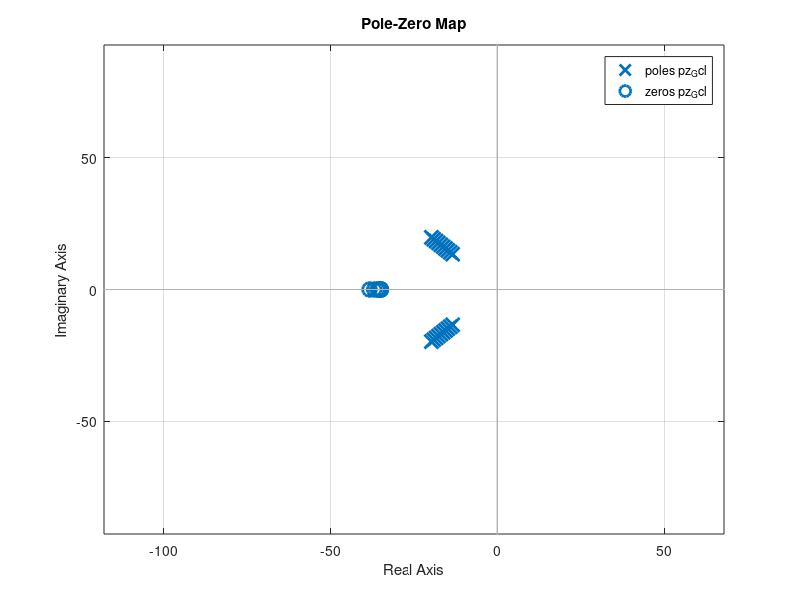

Reproduce this figure in MATLAB.
% subject: Digital control and signal Processing
% title: Linearization

clc;
clear all;
close all;

Ts      = 0.005;    %[sec]
Tf      = 2;        %[sec]
time    = 0:Ts:Tf;

s       = tf('s');

% motor property
Km          = 1     ;   % [rad/(sec*V)]
Time_const  = 0.0573;   % [sec]

Gm          = Km / (Time_const*s + 1); % Motor bandwidth 2.7723 [Hz]

%==========================================================================
% W_cl iteration for getting insight
%==========================================================================
% 1. Closed loop Values -> 3rd order system
Zeta_cl     = 1/sqrt(2);    % [-]
figure(1); hold on;
for iter = 1:1:10
    W_cl        = 18 + iter;         % [rad/s]
    
    % 2. tf of Gc
    Kp          = (2*W_cl*Zeta_cl*Time_const - 1)/Km; % [-]
    Ki          = (Time_const/Km)*W_cl^2;             % [V/rad] 
    Gc          = Kp+Ki/s;
    
    % 3. System tf
    Go              = Gc*Gm;
    Gcl             = Go/(1+Go);
    
    % 4. Margin
    [GM, PM, ~, ~]  = margin(Go);
    GM_dB = 20 * log10(GM);

    % 5. Pzmap
    pz_label = sprintf('W_{cl}:%.2f[rad/s], GM: %.2f dB, PM: %.2f^o', W_cl, GM_dB, PM);
    pz_Gcl = minreal(Gcl);
    pz_Gcl.Name = pz_label;
    pzmap(pz_Gcl);
    legend;

end
hold off;

%==========================================================================
% Simulink Values
%==========================================================================
W_cl        = 23;         % [rad/s]
    
% 2. tf of Gc
Kp          = (2*W_cl*Zeta_cl*Time_const - 1)/Km; % [-]
Ki          = (Time_const/Km)*W_cl^2;             % [V/rad] 

% 3. Other Values
Sim_disturbance_amplitude   = 8 ; % [rad/s]
Sim_disturbance_freq        = pi; % [rad/s] = 0.5[Hz]
